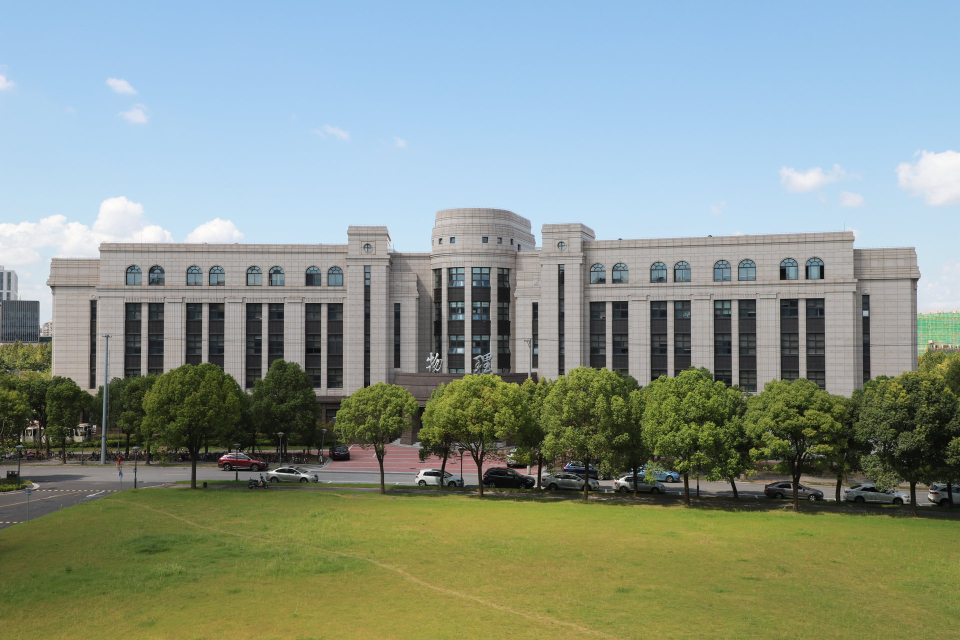
#> input picture building/微信图片_20230602204734.jpg, 1920 x 1280 px (shown at 1/2 size); its folder holds only this picture in this run
$ python thumbs.py
#> lines starting #> are read from the running program, lines starting #| are printed output that depends on the picture
import os

from PIL import Image

input_dir = "building"
output_dir = "thumbs"
i = -1
for filename in os.listdir(input_dir):
    if filename.endswith(('.jpg', '.png')):
        img = Image.open(f"{input_dir}/{filename}")
#> img is the input picture: PIL image 1920x1280 RGB; mean R, G, B 136.7, 149.8, 140
        # 调整尺寸并转换格式
        img.thumbnail((800, 800))
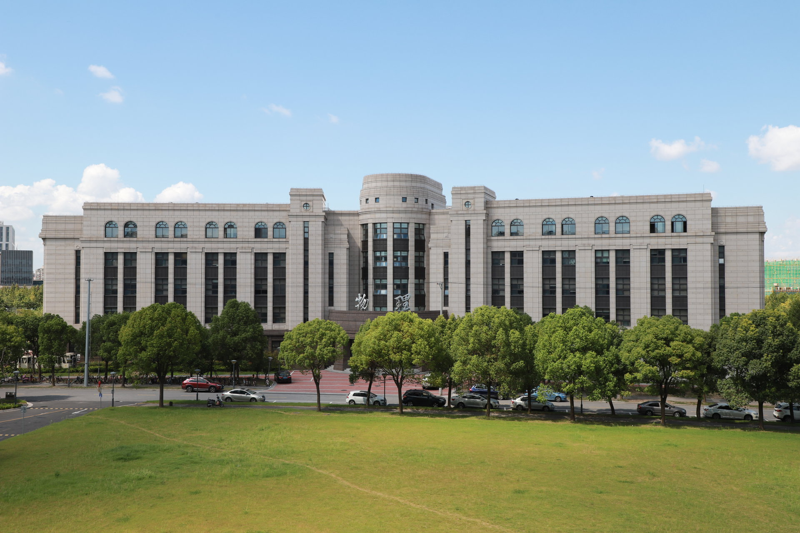
#> img: PIL image 800x533 RGB; mean R, G, B 136.7, 149.8, 140
        i = i + 1
        base_name = str(i).zfill(3)
        img.save(f"{output_dir}/{base_name}.webp", "WEBP", quality=80)
